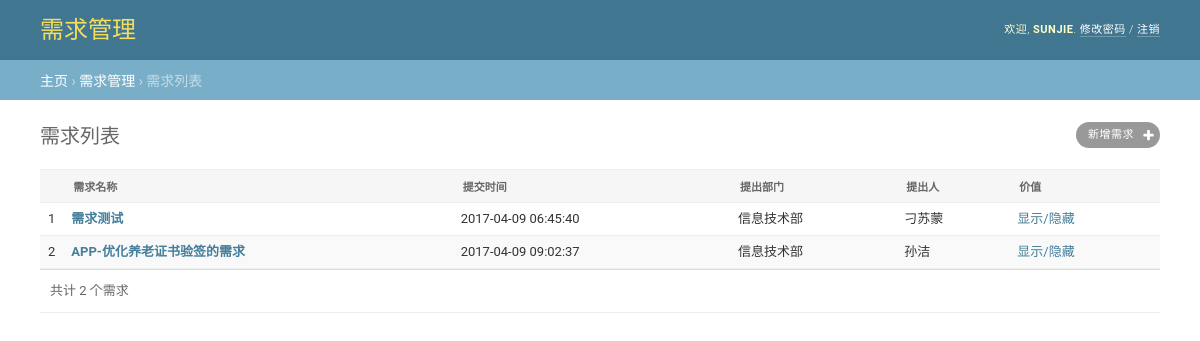
Screenshot of / (signed in) with the database file from the repository.
### ProjectTracking/models.py (models this page shows)
class Requirement(models.Model):
    CATEGORY_DEVELOPMENT = '0'
    CATEGORY_OPERATION = '1'
    CATEGORY_EMERGENCY = '2'
    REQUIREMENT_CATEGORY = (
        (CATEGORY_DEVELOPMENT, '开发类'),
        (CATEGORY_OPERATION, '运维类'),
        (CATEGORY_EMERGENCY, '紧急类'),
    )
    r_id = models.AutoField('ID', primary_key=True)
    i_name = models.CharField('需求名称', max_length=100, unique=True)
    i_submit_time = models.DateTimeField('提交时间')
    i_submit_user = models.ForeignKey(User, verbose_name='提出用户', default=0)
    i_value = models.CharField('价值', max_length=500, default='无')
    i_file = models.FileField('需求文档', upload_to='uploads/', validators=[validate_file_extension])
    r_category = models.CharField('需求类别', max_length=1, choices=REQUIREMENT_CATEGORY, default='', blank=True, null=True)

class Employee(models.Model):
    DEPARTMENT_ZONGCAISHI = 0
    DEPARTMENT_ZONGHE = 1
    DEPARTMENT_CAIWU = 2
    DEPARTMENT_CHUANGXIN = 3
    DEPARTMENT_WANGXIAO = 4
    DEPARTMENT_CHANXIAN = 5
    DEPARTMENT_SHOUXIAN = 6
    DEPARTMENT_SHUJU = 7
    DEPARTMENT_XINXI = 8
    DEPARTMENT_CHOICES = (
        (DEPARTMENT_ZONGCAISHI, '总裁室'),
        (DEPARTMENT_ZONGHE, '综合部'),
        (DEPARTMENT_CAIWU, '财务部'),
        (DEPARTMENT_CHUANGXIN, '创新业务部'),
        (DEPARTMENT_WANGXIAO, '网络销售部'),
        (DEPARTMENT_CHANXIAN, '产险销售部'),
        (DEPARTMENT_SHOUXIAN, '寿险电销部'),
        (DEPARTMENT_SHUJU, '数据管理部'),
        (DEPARTMENT_XINXI, '信息技术部'),
    )
    user = models.OneToOneField(User)
    person = models.CharField('姓名', max_length=10)
    department = models.IntegerField('部门', choices=DEPARTMENT_CHOICES, default=DEPARTMENT_ZONGCAISHI)

### ProjectTracking/views.py (the view)
# urls.py: url(r'^$', login_required(IndexView.as_view()), name='index'),
class IndexView(generic.ListView):
    model = Requirement
    template_name = 'ProjectTracking/index.html'
    def get_context_data(self, **kwargs):
        context = super(IndexView, self).get_context_data(**kwargs)
        context['current_user'] = self.request.user
        return context

### ProjectTracking/templates/ProjectTracking/index.html (shortened to what this page needs)
<!DOCTYPE html>
<html lang="en-us">
<head>
    <link rel="stylesheet" type="text/css" href="/static/css/base.css"/>
    <link rel="stylesheet" type="text/css" href="/static/css/changelists.css" />
</head>
<body class=" app-ProjectTracking model-requirement change-list" data-admin-utc-offset="28800">
<div id="container">
    {% include 'ProjectTracking/_header.html' %}
    <div class="breadcrumbs">
        <a href="/">主页</a>
        &rsaquo; <a href="{% url 'ProjectTracking:index' %}">需求管理</a>
        &rsaquo; 需求列表
    </div>
    <div id="content" class="flex">
        <h1>需求列表</h1>
        <div id="content-main">
            <ul class="object-tools">
                <li>
                    <a href="{% url 'ProjectTracking:add' %}" class="addlink">新增需求</a>
                </li>
            </ul>
            <div class="module" id="changelist">
                <div class="results">
                    <table id="result_list">
                        <thead>
                        <tr>
                            <th scope="col" class="action-checkbox-column">
                            </th>
                            <th scope="col" class="sortable column-i_name">
                                <div class="text"><a href="?o=1">需求名称</a></div>
                            </th>
                            <th scope="col" class="sortable column-i_submit_time">
                                <div class="text"><a href="?o=2">提交时间</a></div>
                            </th>
                            <th scope="col" class="sortable column-i_submit_department">
                                <div class="text"><a href="?o=3">提出部门</a></div>
                            </th>
                            <th scope="col" class="sortable column-i_submit_person">
                                <div class="text"><a href="?o=4">提出人</a></div>
                            </th>
                            <th scope="col" class="sortable column-i_value">
                                <div class="text"><a href="?o=5">价值</a></div>
                            </th>
                        </tr>
                        </thead>
                        <tbody>
                        {% if requirement_list %}
                            {% for requirement in requirement_list %}
                                {% if forloop.counter0|divisibleby:2 %}
                                <tr class="row1">
                                {% else %}
                                <tr class="row2">
                                {% endif %}
                                    <td class="action-checkbox">{{ forloop.counter0|add:1 }}</td>
                                    <th class="field-i_name"><a href="{% url 'ProjectTracking:change' requirement.r_id %}">{{ requirement.i_name }}</a>
                                    </th>
                                    <td class="field-i_submit_time nowrap">{{ requirement.i_submit_time|date:"Y-m-d H:i:s" }}</td>
                                    <td class="field-i_submit_department">{{ requirement.i_submit_user.employee.get_department_display }}</td>
                                    <td class="field-i_submit_person">{{ requirement.i_submit_user.employee.person }}</td>
                                    <td class="field-i_value"><a href="#">显示/隐藏</a></td>
                                </tr>
                            {% endfor %}
                        {% endif %}
                        </tbody>
                    </table>
                </div>
                <p class="paginator">共计 {{ requirement_list|length }} 个需求</p>
            </div>
        </div>
        <br class="clear"/>
    </div>
</div>
</body>
</html>

### ProjectTracking/templates/ProjectTracking/_header.html
<div id="header">
    <div id="branding">
        <h1 id="site-name"><a href="#">需求管理</a></h1>
    </div>
    <div id="user-tools">
        欢迎,
        <strong>{{ current_user }}</strong>.
        <a href="#">修改密码</a> /
        <a href="{% url 'ProjectTracking:logout' %}">注销</a>
    </div>
</div>

### ProjectTracking/static/css/base.css (style rules this page uses)
body { margin: 0; padding: 0; font-size: 14px; font-family: "Roboto","Lucida Grande","DejaVu Sans","Bitstream Vera Sans",Verdana,Arial,sans-serif; color: #333; background: #fff; }
a:link, a:visited { color: #447e9b; text-decoration: none; }
p, ol, ul, dl { margin: .2em 0 .8em 0; }
p { padding: 0; line-height: 140%; }
h1,h2,h3,h4,h5 { font-weight: bold; }
h1 { margin: 0 0 20px; font-weight: 300; font-size: 20px; color: #666; }
ul li { list-style-type: square; padding: 1px 0; }
li, dt, dd { font-size: 13px; line-height: 20px; }
.nowrap { white-space: nowrap; }
table { border-collapse: collapse; border-color: #ccc; }
td, th { font-size: 13px; line-height: 16px; border-bottom: 1px solid #eee; vertical-align: top; padding: 8px; font-family: "Roboto", "Lucida Grande", Verdana, Arial, sans-serif; }
th { font-weight: 600; text-align: left; }
thead th, tfoot td { color: #666; padding: 5px 10px; font-size: 11px; background: #fff; border: none; border-top: 1px solid #eee; border-bottom: 1px solid #eee; }
.row1 { background: #fff; }
.row2 { background: #f9f9f9; }
thead th { padding: 5px 10px; line-height: normal; text-transform: uppercase; background: #f6f6f6; }
thead th a:link, thead th a:visited { color: #666; }
table thead th .text a { display: block; cursor: pointer; padding: 8px 10px; }
.module { border: none; margin-bottom: 30px; background: #fff; }
.module p, .module ul, .module h3, .module h4, .module dl, .module pre { padding-left: 10px; padding-right: 10px; }
.module table { border-collapse: collapse; }
div.breadcrumbs { background: #79aec8; padding: 10px 40px; border: none; font-size: 14px; color: #c4dce8; text-align: left; }
div.breadcrumbs a { color: #fff; }
.object-tools { font-size: 10px; font-weight: bold; padding-left: 0; float: right; position: relative; margin-top: -48px; }
.object-tools li { display: block; float: left; margin-left: 5px; height: 16px; }
.object-tools a { border-radius: 15px; }
.object-tools a:link, .object-tools a:visited { display: block; float: left; padding: 3px 12px; background: #999; font-weight: 400; font-size: 11px; text-transform: uppercase; letter-spacing: 0.5px; color: #fff; }
.object-tools a.viewsitelink, .object-tools a.golink,.object-tools a.addlink { background-repeat: no-repeat; background-position: 93% center; padding-right: 26px; }
.object-tools a.addlink { background-image: url(../img/tooltag-add.svg); }
#container { position: relative; width: 100%; min-width: 980px; padding: 0; }
#content { padding: 20px 40px; }
#content-main { float: left; width: 100%; }
#header { width: auto; height: 40px; padding: 10px 40px; background: #417690; line-height: 40px; color: #ffc; overflow: hidden; }
#header a:link, #header a:visited { color: #fff; }
#branding { float: left; }
#branding h1 { padding: 0; margin: 0 20px 0 0; font-weight: 300; font-size: 24px; color: #f5dd5d; }
#branding h1, #branding h1 a:link, #branding h1 a:visited { color: #f5dd5d; }
#user-tools { float: right; padding: 0; margin: 0 0 0 20px; font-weight: 300; font-size: 11px; letter-spacing: 0.5px; text-transform: uppercase; text-align: right; }
#user-tools a { border-bottom: 1px solid rgba(255, 255, 255, 0.25); }

### ProjectTracking/static/css/changelists.css (style rules this page uses)
#changelist { position: relative; width: 100%; }
#changelist table { width: 100%; }
#changelist .paginator { color: #666; border-bottom: 1px solid #eee; background: #fff; overflow: hidden; }
#changelist table thead th { padding: 0; white-space: nowrap; vertical-align: middle; }
#changelist table thead th.action-checkbox-column { width: 1.5em; text-align: center; }
#changelist table tbody td.action-checkbox { text-align: center; }
.paginator { font-size: 13px; padding-top: 10px; padding-bottom: 10px; line-height: 22px; margin: 0; border-top: 1px solid #ddd; }

### rows the page displays
Requirement: i_name "需求测试", i_submit_time "2017-04-09 06:45:40", i_submit_user.employee.department "信息技术部", i_submit_user.employee.person "刁苏蒙"
Requirement: i_name "APP-优化养老证书验签的需求", i_submit_time "2017-04-09 09:02:37", i_submit_user.employee.department "信息技术部", i_submit_user.employee.person "孙洁"

### other values shown
{{ current_user }} "SUNJIE"
{{ requirement_list|length }} "2"
